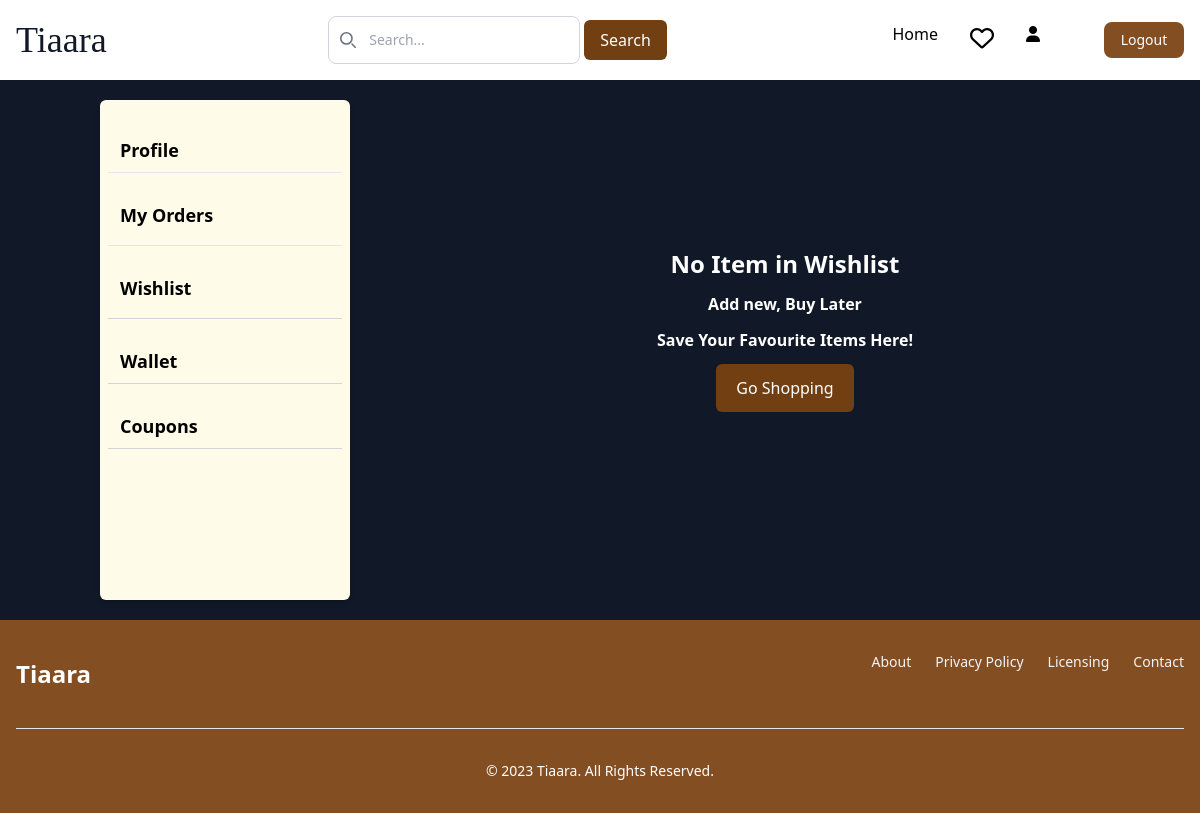
/userdetails/wishlist/ (signed in), run on an earlier commit of the app's database.
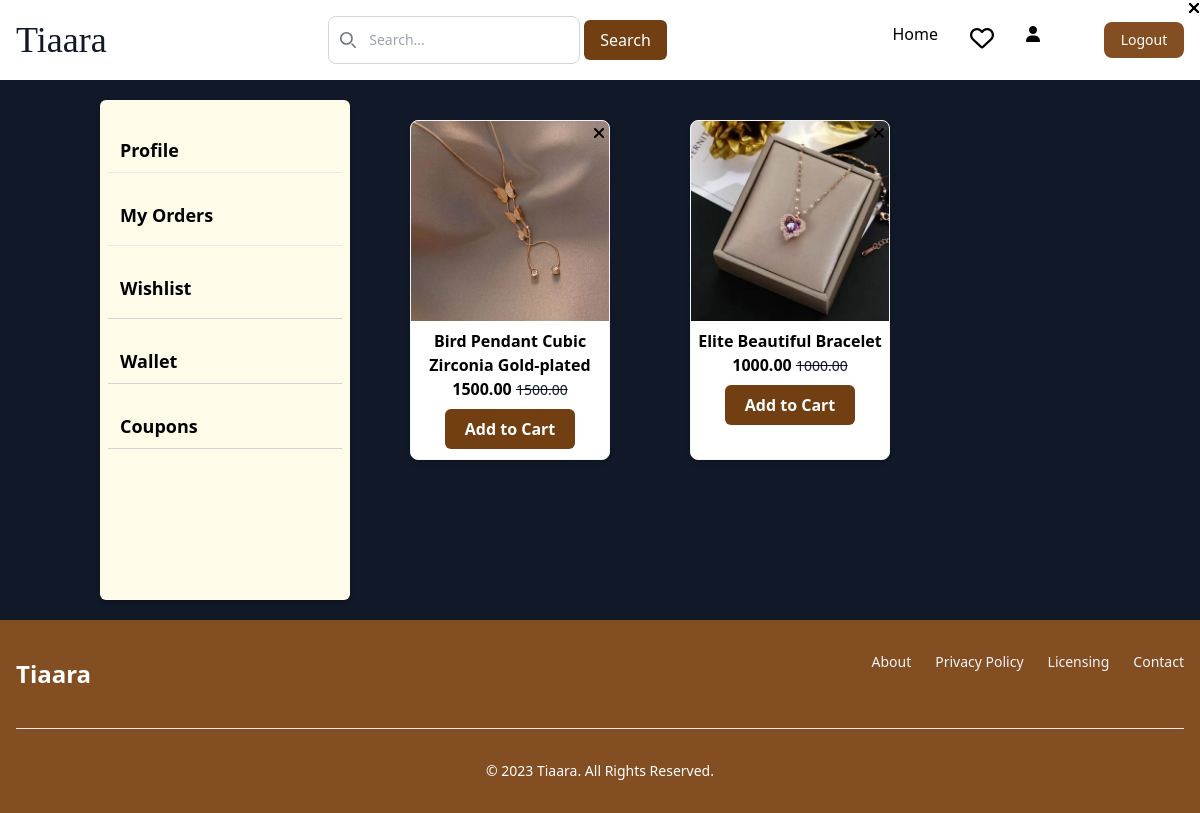
And on a later commit of the database.
### userdetails/models.py (models this page shows)
class Wishlist(models.Model):
    user = models.ForeignKey(Custom_user, on_delete=models.CASCADE)
    variant = models.ForeignKey(Variant, on_delete=models.CASCADE)

### adminapp/models.py (models this page shows, shortened)
class Variant(models.Model):
    color=models.CharField(max_length=50, default="None")
    product=models.ForeignKey(Product, on_delete=models.CASCADE, related_name='variants')
    price = models.DecimalField(default=0, max_digits=7, decimal_places=2)
    stock=models.IntegerField(default=0)
    img1=models.ImageField(upload_to='product_images',blank=True)
    img2=models.ImageField(upload_to='product_images',blank=True)
    img3=models.ImageField(upload_to='product_images',blank=True)
    img4=models.ImageField(upload_to='product_images',blank=True)
    active=models.BooleanField(default=True)
    discount_price = models.DecimalField(default=0, max_digits=7, decimal_places=2)

class Product(models.Model):
    productname=models.CharField(max_length=50)
    category=models.ForeignKey(Category,on_delete=models.CASCADE)
    details=models.CharField(max_length=100, default='None')
    description=models.TextField()
    active = models.BooleanField(null=True, blank=True)
    offer = models.ForeignKey(ProductOffer, on_delete=models.SET_NULL, null=True, blank=True)

### userdetails/views.py (the view)
# urls.py: path('wishlist/', views.wishlist, name="wishlist"),
@login_required(login_url='login')
def wishlist(request):
    wishlist=Wishlist.objects.filter(user=request.user)
    return render(request, 'user/wishlist.html', {'wishlist':wishlist})

### templates/user/wishlist.html (shortened to what this page needs)
{% extends 'base.html' %}
{% block content %}
{% include 'profile.html' %}
 {% if wishlist %}
 <div class=" overflow-x-auto">
    <div class="flex flex-wrap justify-center">
      {% if wishlist %}
        {% for list in wishlist %}
            <a href="{% url 'product_details' list.variant.id %}">
                <div class="m-10 max-w-xs overflow-hidden rounded-lg border border-gray-100 bg-white shadow-md transition-transform transform hover:scale-105" style="width: 200px; height: 340px;">
                    <img class="object-cover" src="{{ list.variant.img1.url }}" alt="product image" style="height: 200px; width: 200px; align-items: center;" />
                    <a href="{% url 'removewishlist' list.variant.id %}"><i class="fa-solid fa-xmark absolute top-1 right-1"></i></a>
                    <div class="mt-2">
                <p class= "text-center font-semibold">{{ list.variant.product.productname }}</p>
              <div class=" flex items-center justify-center">
                <p>
                  <span class="text-md font-bold  text-center">{{ list.variant.price }}</span>
                  <span class="text-sm text-slate-900 line-through text-center">{{ list.variant.price }}</span>
                </p>
              </div>
              <div class="text-center m-2">
                {% if list.variant.stock is 0 %}
                <button class="text-md font-semibold text-white bg-yellow-900 rounded-lg px-4 py-2" >
                Out of stock</button>
                  {% else %}
                  <form method="post" action="{% url 'add_to_cart' list.variant.id %}">
                    <button class="px-5 py-2 bg-yellow-900 text-white rounded-md font-semibold " type="submit">Add to Cart</button>
                  </form>
                {% endif %}
            </div>
            </div>
          </div>
        </a>
        {% endfor %}
      {% endif %}
    </div>
    </div>
</div>
 {% else %}
 <div class="flex flex-col justify-center items-center" style="width:75%;">
    <h2 class="text-2xl font-bold text-white mb-3 ">No Item in Wishlist</h2>
    <p class="font-semibold text-white  mb-3">Add new, Buy Later</p>
    <p class="font-semibold text-white mb-3">Save Your Favourite Items Here!</p>
    <div class="mb-10">
        <a href="{% url 'products' %}">
            <button class="w-full rounded-md bg-yellow-900 py-3 px-5 font-medium text-white">Go Shopping</button>
        </a>
    </div>
</div>
{% endif %}
{% endblock content %}

### templates/base.html (shortened to what this page needs)
{% load static %}
<!DOCTYPE html>
<head>
  <link rel="stylesheet" href="{% static 'css/styles.css' %}">
  <script src="https://cdn.tailwindcss.com"></script>
  <link href="https://cdnjs.cloudflare.com/ajax/libs/flowbite/2.2.0/flowbite.min.css" rel="stylesheet" />
  <link rel="stylesheet" href="https://cdnjs.cloudflare.com/ajax/libs/font-awesome/6.4.2/css/all.min.css">
  <link rel="stylesheet" href="https://cdnjs.cloudflare.com/ajax/libs/remixicon/3.5.0/remixicon.css"
 />
</head>
<body>
  <div style=" display: flex; flex-direction: column;">
</body>
<nav class=" bg-white ">
  <div class="max-w-screen-xl flex flex-wrap items-center justify-between mx-auto p-4">
    <a href="{% url 'home' %}" class="flex items-center space-x-3 rtl:space-x-reverse">
      <h1 class="font-serif self-center text-4xl text-gray-900 font-medium  ">Tiaara</h1>
    </a>
    <div class="relative hidden md:block">
      <div class="absolute inset-y-0 start-0 flex items-center ps-3 pointer-events-none">
      </div>
      <form method="POST" action="{% url 'search' %}">
        <div class="flex">
      <input type="text" id="search" name="search"
        class="block w-full p-2 ps-10 text-sm text-gray-900 border border-gray-300 rounded-lg bg-white  "
        placeholder="Search...">
        <button class="px-4 py-2 m-1 bg-yellow-900 text-white rounded-md" type="submit">Search</button>
        </form>
      </div>
    </div>
    <div class="hidden w-full md:block md:w-auto" id="navbar-solid-bg">
      <ul
        class="flex flex-col font-medium mt-4 rounded-lg bg-gray-50 md:space-x-8 rtl:space-x-reverse md:flex-row md:mt-0 md:border-0 md:bg-transparent dark:bg-gray-800 md:dark:bg-transparent dark:border-gray-700">
        <li>
          <a href="{% url 'home' %}"
            class="block py-2 px-3 md:p-0 text-black bg-black-700 rounded md:bg-transparent md:text-black-700 md:dark:text-black-500 dark:bg-brown-600 md:dark:bg-transparent text-brown"
            aria-current="page">Home</a>
        </li>
        {% if request.user.is_authenticated %}
        <li>
          <a href="{% url 'wishlist' %}">
            <i class="fa-regular fa-heart text-2xl relative">
            </i></a>
        </li>
      <li>
        <a href="{% url 'profile' %}"><i class="fa-solid fa-user fa-3xl"></i>
        </a>
      </li>
        <li>
          <button type="button"
            class="text-white bg-[#844E23] w-20  focus:ring-4 focus:outline-none  font-medium rounded-lg text-sm px-4 py-2 text-center "><a
              href="{% url 'logout' %}" onclick="return confirm('Are you sure you want to Logout?')">Logout</a>
            </button>
        </li>
        {% endif %}
      </ul>
    </div>
</nav>
  {% block content %}
  {% endblock content %}
</div>
  <footer class="bg-[#844E23] ">
    <div class="w-full max-w-screen-xl mx-auto p-4 md:py-8">
      <div class="sm:flex sm:items-center sm:justify-between">
        <span class="self-center text-2xl font-semibold whitespace-nowrap text-white">Tiaara</span>
        <ul class="flex flex-wrap items-center mb-6 text-sm font-medium text-gray-100">
          <li>
            <a href="#" class="hover:underline me-4 md:me-6 ">About</a>
          </li>
          <li>
            <a href="#" class="hover:underline me-4 md:me-6 ">Privacy
              Policy</a>
          </li>
          <li>
            <a href="#" class="hover:underline me-4 md:me-6 ">Licensing</a>
          </li>
          <li>
            <a href="#" class="hover:underline ">Contact</a>
          </li>
        </ul>
      </div>
      <hr class="my-6 border-gray-200 sm:mx-auto dark:border-gray-700 lg:my-8" />
      <span class="block text-sm  sm:text-center text-white ">©
        2023 <a href="https://tiara.com/" class="hover:underline ">Tiaara</a>.
        All Rights Reserved.</span>
    </div>
  </footer>
</body>

### templates/profile.html
<div class="flex bg-gray-900 " style="height:auto">
    <aside class="bg-yellow-50 rounded-md shadow-md max-h-screen w-60 m-5" style="margin-left: 100px; width:250px; height:500px;">
      <div class="flex flex-col justify-between h-full"  >
        <div class="flex-grow"  style="width:250px;">
          <div class="m-2">
            <ul class="space items-center">
              <li class="border-b border-border-gray-300 text-black ">
                <a href="{% url 'profile' %}" class=" block text-black py-2 px-3  hover:text-yellow-900 focus:text-yellow-900 focus:yellow-50 focus:rounded-lg ">
                  <h2 class="text-lg font-semibold mt-5">Profile</h2>
                </a>
              </li>
              <li class="border-b border-border-gray-300 pb-2 text-black ">
                <a href="{% url 'orders' %}" class=" block text-black py-2 px-3  hover:text-yellow-900 focus:text-yellow-900 focus:yellow-50 focus:rounded-lg ">
                  <h2 class="text-lg font-semibold mt-5">My Orders</h2>
                </a>
              </li>
              <li class="border-b border-gray-300 pb-2 text-black ">
                <a href="{% url 'wishlist' %}" class=" block text-black py-2 px-3  hover:text-yellow-900 focus:text-yellow-900 focus:yellow-50 focus:rounded-lg ">
                  <h2 class="text-lg font-semibold mt-5">Wishlist</h2>
                </a>
              </li>
              <li class="border-b border-gray-300 pb- 2 text-black ">
                <a href="{% url 'wallet' %}" class=" block text-black py-2 px-3  hover:text-yellow-900 focus:text-yellow-900 focus:yellow-50 focus:rounded-lg ">
                  <h2 class="text-lg font-semibold mt-5">Wallet</h2>
                </a>
              </li>
              <li class="border-b border-gray-300 pb- 2 text-black ">
                <a href="{% url 'coupon' %}" class=" block text-black py-2 px-3  hover:text-yellow-900 focus:text-yellow-900 focus:yellow-50 focus:rounded-lg ">
                  <h2 class="text-lg font-semibold mt-5">Coupons</h2>
                </a>
              </li>
            </ul>
          </div>
        </div>
      </div>
    </aside>

What changed in the data, as far as the page shows it:
added Wishlist: variant.img1 (picture), variant.product.productname "Bird Pendant Cubic Zirconia Gold-plated", variant.price "1500.00", shows "Add to Cart"
added Wishlist: variant.img1 (picture), variant.product.productname "Elite Beautiful Bracelet", variant.price "1000.00", shows "Add to Cart"
Also different on the page:
text no longer shown: "No Item in Wishlist Add new, Buy Later Save Your Favourite Items Here! Go Shopping"
